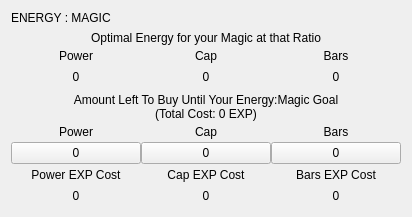
             <widget class="QWidget" name="em" native="true">
              <layout class="QVBoxLayout" name="verticalLayout">
               <item>
                <widget class="QLabel" name="Title_3">
                 <property name="text">
                  <string>ENERGY : MAGIC</string>
                 </property>
                 <property name="type_of_header" stdset="0">
                  <string>misc</string>
                 </property>
                </widget>
               </item>
               <item>
                <layout class="QVBoxLayout" name="em_optimal_energy_at_that_ratio">
                 <property name="spacing">
                  <number>0</number>
                 </property>
                 <item>
                  <widget class="QLabel" name="header_9">
                   <property name="text">
                    <string>Optimal Energy for your Magic at that Ratio</string>
                   </property>
                   <property name="alignment">
                    <set>Qt::AlignmentFlag::AlignCenter</set>
                   </property>
                   <property name="type_of_header" stdset="0">
                    <string>1</string>
                   </property>
                  </widget>
                 </item>
                 <item>
                  <layout class="QGridLayout" name="gridLayout_11">
                   <item row="1" column="0">
                    <widget class="QLabel" name="em_optimal_energy_for_magic_power">
                     <property name="minimumSize">
                      <size>
                       <width>130</width>
                       <height>21</height>
                      </size>
                     </property>
                     <property name="text">
                      <string>0</string>
                     </property>
                     <property name="alignment">
                      <set>Qt::AlignmentFlag::AlignCenter</set>
                     </property>
                     <property name="type_of_header" stdset="0">
                      <string>3</string>
                     </property>
                    </widget>
                   </item>
                   <item row="1" column="2">
                    <widget class="QLabel" name="em_optimal_energy_for_magic_bar">
                     <property name="minimumSize">
                      <size>
                       <width>130</width>
                       <height>21</height>
                      </size>
                     </property>
                     <property name="text">
                      <string>0</string>
                     </property>
                     <property name="alignment">
                      <set>Qt::AlignmentFlag::AlignCenter</set>
                     </property>
                     <property name="type_of_header" stdset="0">
                      <string>3</string>
                     </property>
                    </widget>
                   </item>
                   <item row="1" column="1">
                    <widget class="QLabel" name="em_optimal_energy_for_magic_cap">
                     <property name="minimumSize">
                      <size>
                       <width>130</width>
                       <height>21</height>
                      </size>
                     </property>
                     <property name="text">
                      <string>0</string>
                     </property>
                     <property name="alignment">
                      <set>Qt::AlignmentFlag::AlignCenter</set>
                     </property>
                     <property name="type_of_header" stdset="0">
                      <string>3</string>
                     </property>
                    </widget>
                   </item>
                   <item row="0" column="2">
                    <widget class="QLabel" name="label_24">
                     <property name="minimumSize">
                      <size>
                       <width>130</width>
                       <height>21</height>
                      </size>
                     </property>
                     <property name="text">
                      <string>Bars</string>
                     </property>
                     <property name="alignment">
                      <set>Qt::AlignmentFlag::AlignCenter</set>
                     </property>
                     <property name="type_of_header" stdset="0">
                      <string>2</string>
                     </property>
                    </widget>
                   </item>
                   <item row="0" column="0">
                    <widget class="QLabel" name="label_25">
                     <property name="minimumSize">
                      <size>
                       <width>130</width>
                       <height>21</height>
                      </size>
                     </property>
                     <property name="text">
                      <string>Power</string>
                     </property>
                     <property name="alignment">
                      <set>Qt::AlignmentFlag::AlignCenter</set>
                     </property>
                     <property name="type_of_header" stdset="0">
                      <string>2</string>
                     </property>
                    </widget>
                   </item>
                   <item row="0" column="1">
                    <widget class="QLabel" name="label_26">
                     <property name="minimumSize">
                      <size>
                       <width>130</width>
                       <height>21</height>
                      </size>
                     </property>
                     <property name="text">
                      <string>Cap</string>
                     </property>
                     <property name="alignment">
                      <set>Qt::AlignmentFlag::AlignCenter</set>
                     </property>
                     <property name="type_of_header" stdset="0">
                      <string>2</string>
                     </property>
                    </widget>
                   </item>
                  </layout>
                 </item>
                </layout>
               </item>
               <item>
                <layout class="QVBoxLayout" name="layout_em_amount_left_to_buy">
                 <property name="spacing">
                  <number>0</number>
                 </property>
                 <item>
                  <widget class="QLabel" name="name_em_amount_left_to_buy">
                   <property name="text">
                    <string>Amount Left To Buy Until Your Energy:Magic Goal
(Total Cost: 0 EXP)</string>
                   </property>
                   <property name="alignment">
                    <set>Qt::AlignmentFlag::AlignCenter</set>
                   </property>
                   <property name="type_of_header" stdset="0">
                    <string>1</string>
                   </property>
                  </widget>
                 </item>
                 <item>
                  <layout class="QGridLayout" name="gridLayout_26">
                   <item row="2" column="0">
                    <widget class="QLabel" name="label_93">
                     <property name="minimumSize">
                      <size>
                       <width>130</width>
                       <height>21</height>
                      </size>
                     </property>
                     <property name="text">
                      <string>Power EXP Cost</string>
                     </property>
                     <property name="alignment">
                      <set>Qt::AlignmentFlag::AlignCenter</set>
                     </property>
                     <property name="type_of_header" stdset="0">
                      <string>2</string>
                     </property>
                    </widget>
                   </item>
                   <item row="3" column="1">
                    <widget class="QLabel" name="em_exp_cost_cap">
                     <property name="minimumSize">
                      <size>
                       <width>130</width>
                       <height>21</height>
                      </size>
                     </property>
                     <property name="text">
                      <string>0</string>
                     </property>
                     <property name="alignment">
                      <set>Qt::AlignmentFlag::AlignCenter</set>
                     </property>
                     <property name="type_of_header" stdset="0">
                      <string>3</string>
                     </property>
                    </widget>
                   </item>
                   <item row="3" column="0">
                    <widget class="QLabel" name="em_exp_cost_power">
                     <property name="minimumSize">
                      <size>
                       <width>130</width>
                       <height>21</height>
                      </size>
                     </property>
                     <property name="text">
                      <string>0</string>
                     </property>
                     <property name="alignment">
                      <set>Qt::AlignmentFlag::AlignCenter</set>
                     </property>
                     <property name="type_of_header" stdset="0">
                      <string>3</string>
                     </property>
                    </widget>
                   </item>
                   <item row="0" column="0">
                    <widget class="QLabel" name="label_94">
                     <property name="minimumSize">
                      <size>
                       <width>130</width>
                       <height>21</height>
                      </size>
                     </property>
                     <property name="text">
                      <string>Power</string>
                     </property>
                     <property name="alignment">
                      <set>Qt::AlignmentFlag::AlignCenter</set>
                     </property>
                     <property name="type_of_header" stdset="0">
                      <string>2</string>
                     </property>
                    </widget>
                   </item>
                   <item row="2" column="1">
                    <widget class="QLabel" name="label_95">
                     <property name="minimumSize">
                      <size>
                       <width>130</width>
                       <height>21</height>
                      </size>
                     </property>
                     <property name="text">
                      <string>Cap EXP Cost</string>
                     </property>
                     <property name="alignment">
                      <set>Qt::AlignmentFlag::AlignCenter</set>
                     </property>
                     <property name="type_of_header" stdset="0">
                      <string>2</string>
                     </property>
                    </widget>
                   </item>
                   <item row="0" column="1">
                    <widget class="QLabel" name="label_96">
                     <property name="minimumSize">
                      <size>
                       <width>130</width>
                       <height>21</height>
                      </size>
                     </property>
                     <property name="text">
                      <string>Cap</string>
                     </property>
                     <property name="alignment">
                      <set>Qt::AlignmentFlag::AlignCenter</set>
                     </property>
                     <property name="type_of_header" stdset="0">
                      <string>2</string>
                     </property>
                    </widget>
                   </item>
                   <item row="0" column="2">
                    <widget class="QLabel" name="label_97">
                     <property name="minimumSize">
                      <size>
                       <width>130</width>
                       <height>21</height>
                      </size>
                     </property>
                     <property name="text">
                      <string>Bars</string>
                     </property>
                     <property name="alignment">
                      <set>Qt::AlignmentFlag::AlignCenter</set>
                     </property>
                     <property name="type_of_header" stdset="0">
                      <string>2</string>
                     </property>
                    </widget>
                   </item>
                   <item row="2" column="2">
                    <widget class="QLabel" name="label_98">
                     <property name="minimumSize">
                      <size>
                       <width>130</width>
                       <height>21</height>
                      </size>
                     </property>
                     <property name="text">
                      <string>Bars EXP Cost</string>
                     </property>
                     <property name="alignment">
                      <set>Qt::AlignmentFlag::AlignCenter</set>
                     </property>
                     <property name="type_of_header" stdset="0">
                      <string>2</string>
                     </property>
                    </widget>
                   </item>
                   <item row="3" column="2">
                    <widget class="QLabel" name="em_exp_cost_bar">
                     <property name="minimumSize">
                      <size>
                       <width>130</width>
                       <height>21</height>
                      </size>
                     </property>
                     <property name="text">
                      <string>0</string>
                     </property>
                     <property name="alignment">
                      <set>Qt::AlignmentFlag::AlignCenter</set>
                     </property>
                     <property name="type_of_header" stdset="0">
                      <string>3</string>
                     </property>
                    </widget>
                   </item>
                   <item row="1" column="2">
                    <widget class="QPushButton" name="em_amount_left_to_buy_bar">
                     <property name="minimumSize">
                      <size>
                       <width>21</width>
                       <height>21</height>
                      </size>
                     </property>
                     <property name="layoutDirection">
                      <enum>Qt::LayoutDirection::RightToLeft</enum>
                     </property>
                     <property name="text">
                      <string>0</string>
                     </property>
                     <property name="icon">
                      <iconset resource="../resources/resources_qt.qrc">
                       <normaloff>:/icons/icons/copy_icon.png</normaloff>:/icons/icons/copy_icon.png</iconset>
                     </property>
                    </widget>
                   </item>
                   <item row="1" column="1">
                    <widget class="QPushButton" name="em_amount_left_to_buy_cap">
                     <property name="minimumSize">
                      <size>
                       <width>21</width>
                       <height>21</height>
                      </size>
                     </property>
                     <property name="layoutDirection">
                      <enum>Qt::LayoutDirection::RightToLeft</enum>
                     </property>
                     <property name="text">
                      <string>0</string>
                     </property>
                     <property name="icon">
                      <iconset resource="../resources/resources_qt.qrc">
                       <normaloff>:/icons/icons/copy_icon.png</normaloff>:/icons/icons/copy_icon.png</iconset>
                     </property>
                    </widget>
                   </item>
                   <item row="1" column="0">
                    <widget class="QPushButton" name="em_amount_left_to_buy_power">
                     <property name="minimumSize">
                      <size>
                       <width>21</width>
                       <height>21</height>
                      </size>
                     </property>
                     <property name="layoutDirection">
                      <enum>Qt::LayoutDirection::RightToLeft</enum>
                     </property>
                     <property name="text">
                      <string>0</string>
                     </property>
                     <property name="icon">
                      <iconset resource="../resources/resources_qt.qrc">
                       <normaloff>:/icons/icons/copy_icon.png</normaloff>:/icons/icons/copy_icon.png</iconset>
                     </property>
                    </widget>
                   </item>
                  </layout>
                 </item>
                </layout>
               </item>
              </layout>
             </widget>
